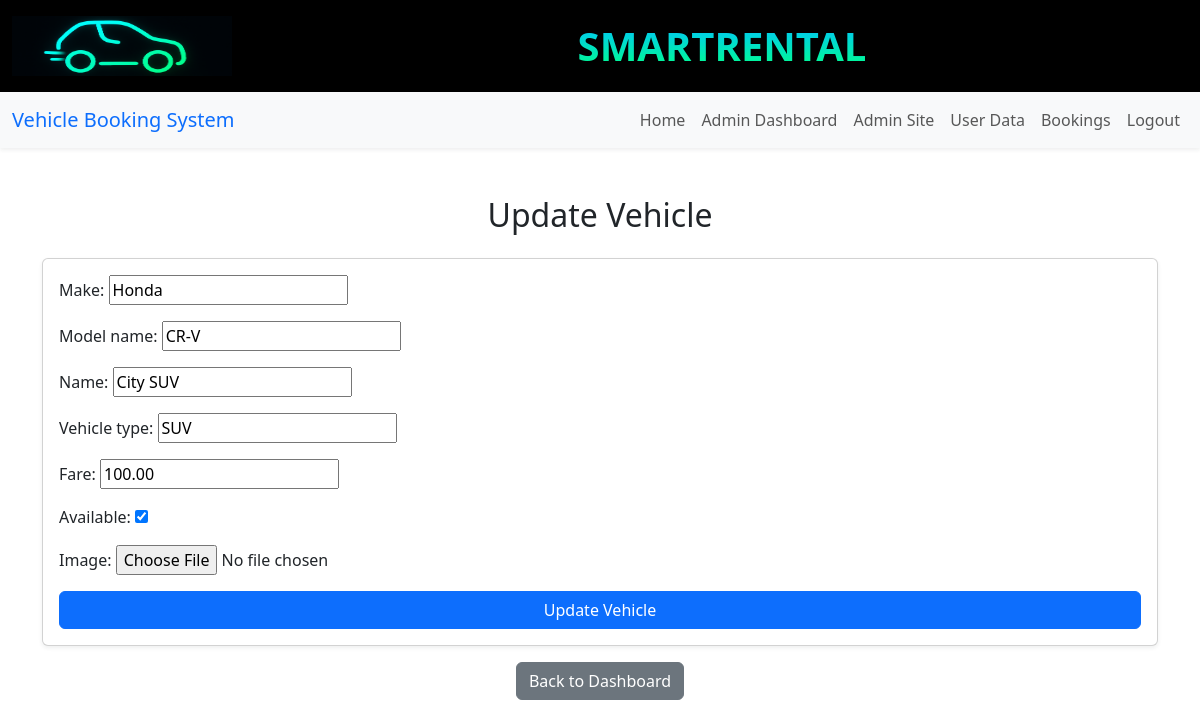
The page /dashboard/vehicle/update/3/ (signed in) on the database its author committed.
### vehicles/models.py (models this page shows, shortened)
class Vehicle(models.Model):
    make = models.CharField(max_length=100)
    model_name = models.CharField(max_length=100)
    name = models.CharField(max_length=100)
    vehicle_type = models.CharField(max_length=50)
    fare = models.DecimalField(max_digits=10, decimal_places=2)
    available = models.BooleanField(default=True)
    image = models.ImageField(upload_to=vehicle_image_upload_path, blank=True, null=True)

### vehicles/views.py (the view)
# urls.py: path('dashboard/vehicle/update/<int:vehicle_id>/', views.update_vehicle, name='update_vehicle'),
@user_passes_test(is_admin)
def update_vehicle(request, vehicle_id):
    vehicle = get_object_or_404(Vehicle, id=vehicle_id)
    form = VehicleForm(request.POST or None, instance=vehicle)
    if form.is_valid():
        form.save()
        return redirect('admin_dashboard')
    return render(request, 'vehicles/update_vehicle.html', {'form': form, 'vehicle': vehicle})

### vehicles/forms.py (shortened to what this page needs)
class VehicleForm(forms.ModelForm):
    class Meta:
        model = Vehicle
        fields = '__all__'

### vehicles/context_processors.py (called while the page is built)
def latest_unpaid_booking(request):
    if request.user.is_authenticated and not request.user.is_staff:
        booking = Booking.objects.filter(user=request.user, paid=False).last()
        return {'latest_booking': booking}
    return {}

### vehicles/views.py (called while the page is built)
def is_admin(user):
    return user.is_staff

### templates/vehicles/update_vehicle.html (shortened to what this page needs)
{% extends "vehicles/base.html" %}
{% block content %}
  <div class="container mt-5">
    <h2 class="text-center mb-4">Update Vehicle</h2>
    <div class="card shadow-sm">
      <div class="card-body">
        <form method="post">
          <div class="mb-3">
            {{ form.as_p }}
          </div>
          <button type="submit" class="btn btn-primary w-100">Update Vehicle</button>
        </form>
      </div>
    </div>
    <div class="mt-3 text-center">
      <a href="{% url 'admin_dashboard' %}" class="btn btn-secondary">Back to Dashboard</a>
    </div>
  </div>
{% endblock %}

### rows shown on the page
Vehicle: make "Honda", model_name "CR-V", name "City SUV", vehicle_type "SUV", fare "100.00", available "☑"
